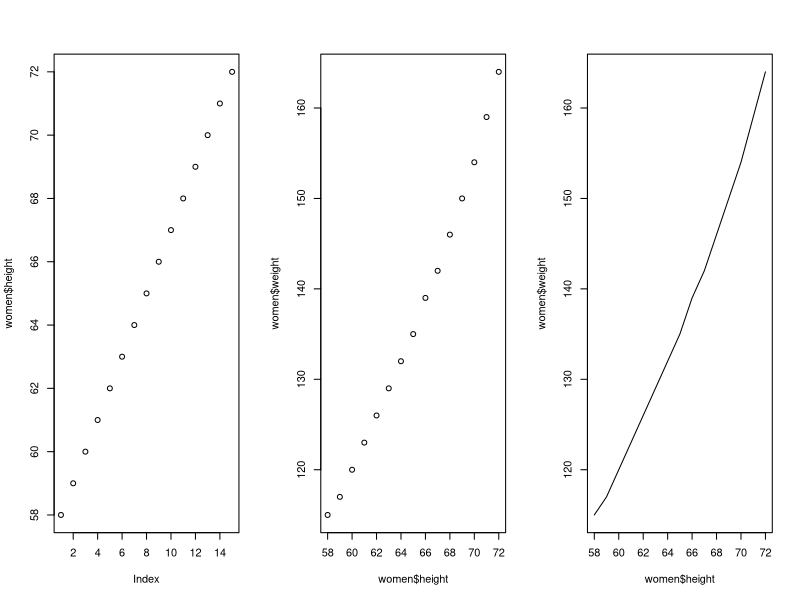
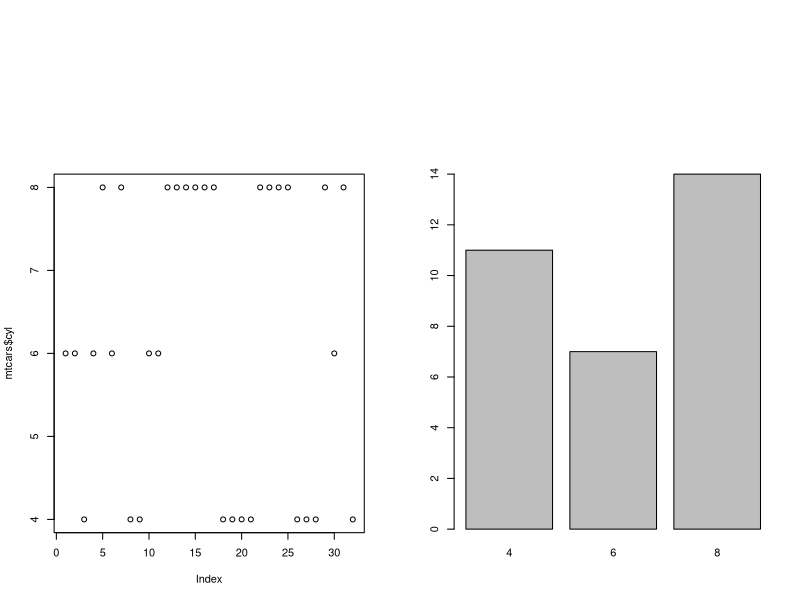
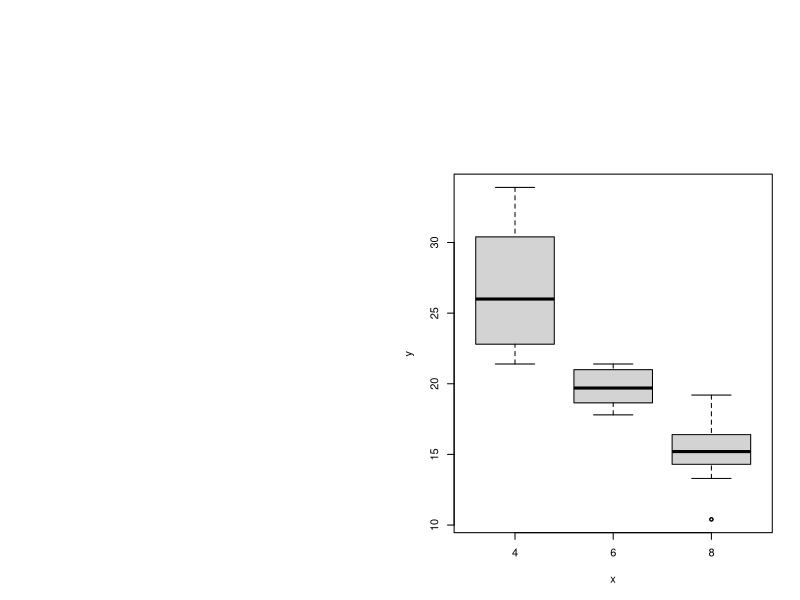
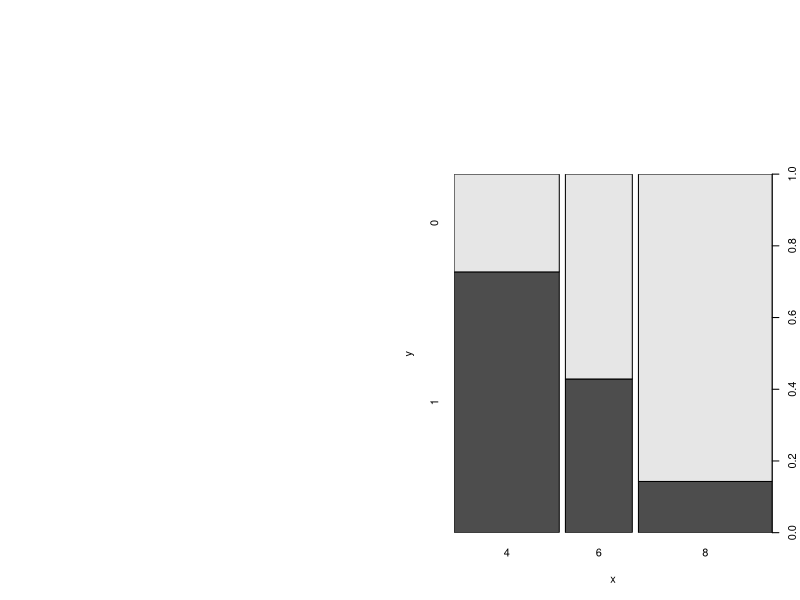
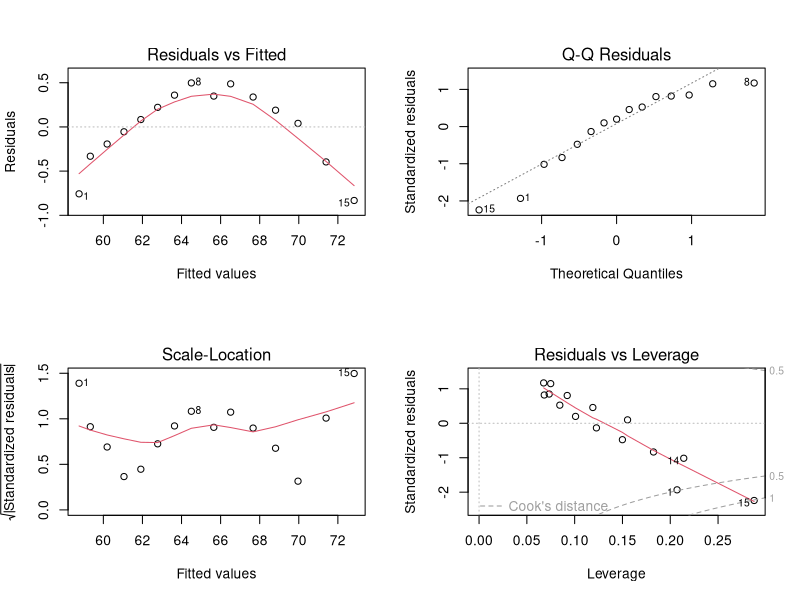
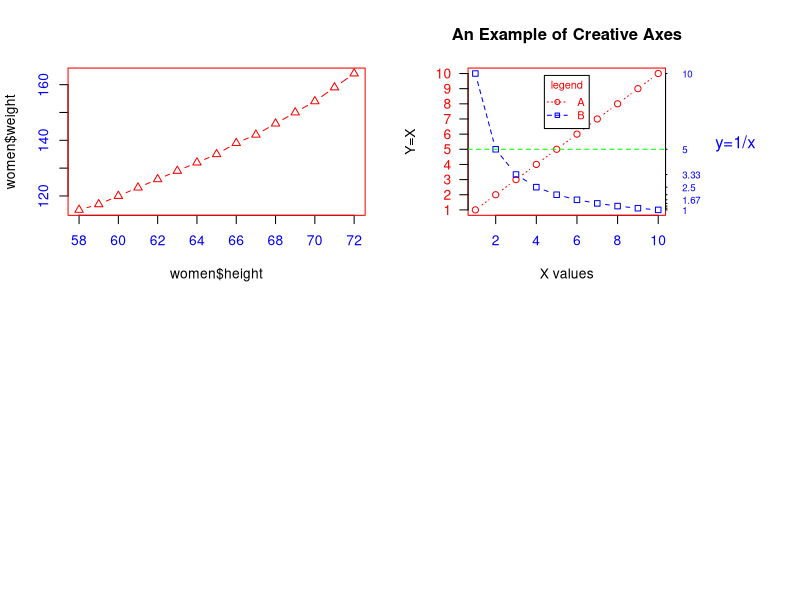
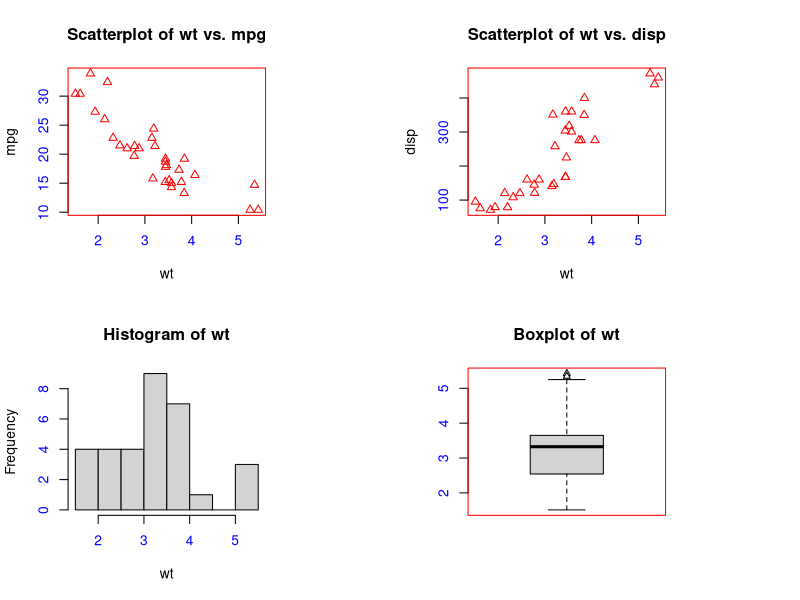
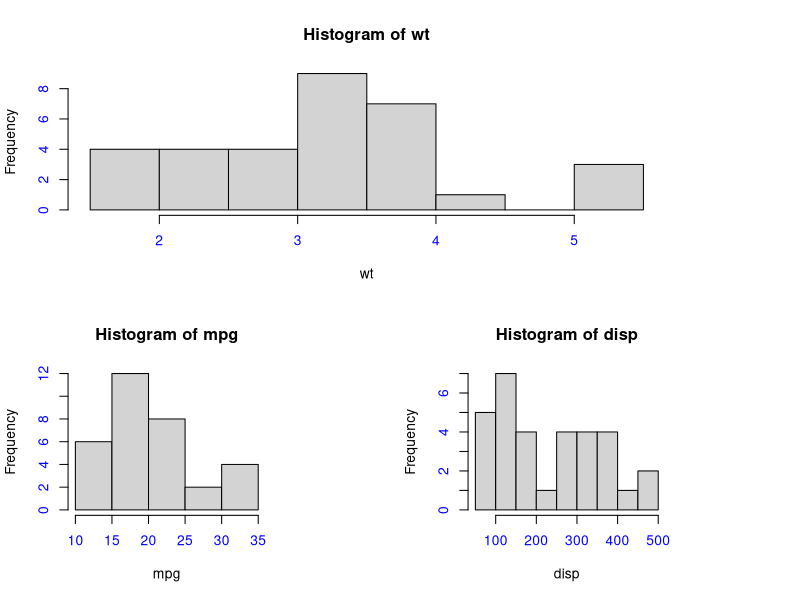

Source code (R) for these figures, in order:
## ---- chunk 1
knitr::opts_chunk$set(echo = TRUE)
## ---- chunk 2
head(ls("package:graphics"),30)
## ---- chunk 3
head(women)
layout(matrix(c(1,2,3), 1, 3))
plot(women$height)
plot(women$height,women$weight)
plot(women$height,women$weight,type="l",lty=1)
## ---- chunk 4
head(mtcars)
par(fig=c(0, 0.49, 0, 0.8))
plot(mtcars$cyl)
par(fig=c(0.5, 1, 0, 0.8),new=TRUE)
plot(as.factor(mtcars$cyl))
## ---- chunk 5
plot(as.factor(mtcars$cyl),mtcars$mpg)
## ---- chunk 6
plot(as.factor(mtcars$cyl),as.factor(mtcars$am))
## ---- chunk 7
fit<-lm(height~weight,data=women)
fit
par(mfrow=c(2,2))
plot(fit)
## ---- chunk 8
methods(plot)
## ---- chunk 9
par(col="red")
par(col.axis="blue")
par(lty=1,pch=24)
plot(women$height,women$weight,type="b")
## ---- chunk 10
x <- c(1:10)
y <- x
z <- 10/x
par(mar=c(5, 4, 4, 8) + 0.1)
plot(x, y, type="b",pch=21, col="red",yaxt="n", lty=3, ann=FALSE)
lines(x, z, type="b", pch=22, col="blue", lty=2)
axis(2, at=x, labels=x, col.axis="red", las=2)
axis(4, at=z, labels=round(z, digits=2),col.axis="blue", las=2, cex.axis=0.7, tck=-.01)
mtext("y=1/x", side=4, line=3, cex.lab=1, las=2, col="blue")
title("An Example of Creative Axes",
xlab="X values",
ylab="Y=X")
abline(h=5,lty=2, col="green")
legend("top", inset=0.05, title="legend", c("A","B"),lty=c(3, 2), pch=c(21, 22), col=c("red", "blue"),cex=0.8)

## ---- chunk 11
attach(mtcars)
opar <- par(no.readonly=TRUE)
par(mfrow=c(2,2))
plot(wt,mpg, main="Scatterplot of wt vs. mpg")
plot(wt,disp, main="Scatterplot of wt vs. disp")
hist(wt, main="Histogram of wt")
boxplot(wt, main="Boxplot of wt")
par(opar)
detach(mtcars)
## ---- chunk 12
attach(mtcars)
layout(matrix(c(1,1,2,3), 2, 2, byrow = TRUE))
hist(wt)
hist(mpg)
hist(disp)
detach(mtcars)
## ---- chunk 13
opar <- par(no.readonly=TRUE)
par(fig=c(0, 0.8, 0, 0.8))
plot(mtcars$wt, mtcars$mpg,xlab="Miles Per Gallon",ylab="Car Weight")
par(fig=c(0, 0.8, 0.55, 1), new=TRUE)
boxplot(mtcars$wt, horizontal=TRUE, axes=FALSE)
par(fig=c(0.65, 1, 0, 0.8), new=TRUE)
boxplot(mtcars$mpg, axes=FALSE)
mtext("Enhanced Scatterplot", side=3, outer=TRUE,line=-2)
par(opar)
## ---- chunk 14
library(vcd)
class(Arthritis$Improved)
counts<-table(Arthritis$Improved)
par(fig=c(0, 0.45, 0, 0.8))
barplot(counts,
main="Simple Bar Plot",
xlab="Improvement", ylab="Frequency") #Simple bar plot
par(fig=c(0.5, 1, 0, 0.8), new=TRUE)
barplot(counts,
main="Horizontal Bar Plot",
xlab="Frequency", ylab="Improvement",
horiz=TRUE) #Horizontal bar plot
## ---- chunk 15
library(vcd)
counts <- table(Arthritis$Improved, Arthritis$Treatment)
counts
par(fig=c(0, 0.45, 0, 0.8))
barplot(counts,
main="Stacked Bar Plot",
xlab="Treatment", ylab="Frequency",
col=c("red", "yellow","green"),
legend=rownames(counts))
par(fig=c(0.5, 1, 0, 0.8), new=TRUE)
par(mar=c(5, 4, 5, 2) + 0.1,cex=0.8)
barplot(counts,
main="Grouped Bar Plot",
xlab="Treatment", ylab="Frequency",
col=c("red", "yellow", "green"), beside=TRUE)
legend("top",rownames(counts),col=c("red", "yellow", "green"),pch=15,xpd=TRUE,inset=-0.13,cex=0.8)
## ---- chunk 16
layout(matrix(c(1,2,3), 1, 3))
slices <- c(10, 12,4, 16, 8)
lbls <- c("US", "UK", "Australia", "Germany", "France")
pie(slices, labels = lbls,
main="Simple Pie Chart")
pct <- round(slices/sum(slices)*100)
lbls2 <- paste(lbls, " ", pct, "%", sep="")
pie(slices, labels=lbls2, col=rainbow(length(lbls2)),
main="Pie Chart with Percentages")
mytable <- table(state.region)
mytable
lbls3 <- paste(names(mytable), "\n", mytable, sep="")
pie(mytable, labels = lbls3,
main="Pie Chart from a Table\n (with sample sizes)")
## ---- chunk 17
par(mfrow=c(2,2))
hist(mtcars$mpg)
hist(mtcars$mpg,
breaks=12,
col="red",
xlab="Miles Per Gallon",
main="Colored histogram with 12 bins")
hist(mtcars$mpg,
freq=FALSE,
breaks=12,
col="red",
xlab="Miles Per Gallon",
main="Histogram, rug plot, density curve")
rug(jitter(mtcars$mpg,amount=0.01))
lines(density(mtcars$mpg), col="blue", lwd=2)
x <- mtcars$mpg
h<-hist(x,
breaks=12,
col="red",
xlab="Miles Per Gallon",
main="Histogram with normal curve and box")
xfit<-seq(min(x), max(x), length=40)
yfit<-dnorm(xfit, mean=mean(x), sd=sd(x))
yfit <- yfit*diff(h$mids[1:2])*length(x)
lines(xfit, yfit, col="blue", lwd=2)
box()
## ---- chunk 18
par(mfrow=c(2,1))
d <- density(mtcars$mpg)
plot(d)
d <- density(mtcars$mpg)
plot(d, main="Kernel Density of Miles Per Gallon")
polygon(d, col="red", border="blue")
rug(mtcars$mpg, col="brown")
## ---- chunk 19
par(fig=c(0, 0.45, 0, 0.8))
boxplot(mpg ~ cyl, data=mtcars,
main="Car Mileage Data",
xlab="Number of Cylinders",
ylab="Miles Per Gallon")
par(fig=c(0.5, 1, 0, 0.8), new=TRUE)
boxplot(mpg ~ cyl, data=mtcars,
notch=TRUE,
varwidth=TRUE,
col="red",
main="Car Mileage Data",
xlab="Number of Cylinders",
ylab="Miles Per Gallon")
## ---- chunk 20
mtcars$cyl.f <- factor(mtcars$cyl,
levels=c(4,6,8),
labels=c("4","6","8"))
mtcars$am.f <- factor(mtcars$am,
levels=c(0,1),
labels=c("auto", "standard"))
boxplot(mpg ~ am.f *cyl.f,
data=mtcars,
varwidth=TRUE,
col=c("gold","darkgreen"),
main="MPG Distribution by Auto Type",
xlab="Auto Type", ylab="Miles Per Gallon")
## ---- chunk 21
library(vioplot)
x1 <- mtcars$mpg[mtcars$cyl==4]
x2 <- mtcars$mpg[mtcars$cyl==6]
x3 <- mtcars$mpg[mtcars$cyl==8]
vioplot(x1, x2, x3,
names=c("4 cyl", "6 cyl", "8 cyl"),
col="gold")
title("Violin Plots of Miles Per Gallon", ylab="Miles Per Gallon",
xlab="Number of Cylinders")
## ---- chunk 22
dotchart(mtcars$mpg, labels=row.names(mtcars), cex=.7,
main="Gas Mileage for Car Models",
xlab="Miles Per Gallon")
## ---- chunk 23
x <- mtcars[order(mtcars$mpg),]
x$cyl <- factor(x$cyl)
x$color[x$cyl==4] <- "red"
x$color[x$cyl==6] <- "blue"
x$color[x$cyl==8] <- "darkgreen"
dotchart(x$mpg,
labels = row.names(x),
cex=.7,
groups = x$cyl,
gcolor = "black",
color = x$color,
pch=19,
main = "Gas Mileage for Car Models\ngrouped by cylinder",
xlab = "Miles Per Gallon")
